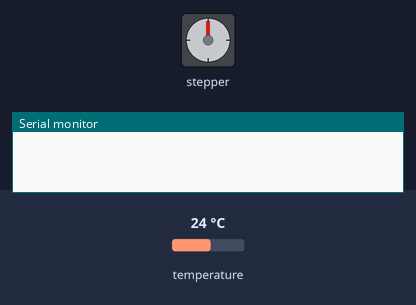
Simulated run of this sketch. Board: Arduino Uno, built with avr-gcc and run on an emulated ATmega328P. Parts: stepper motor, the last lines printed to the serial monitor. The test bench sets the inputs (shaded band); at power-on: temperature 24 °C. Stepper angles assume 2048 steps per turn.

Above: at 0.05 s.
At 1.0 s:
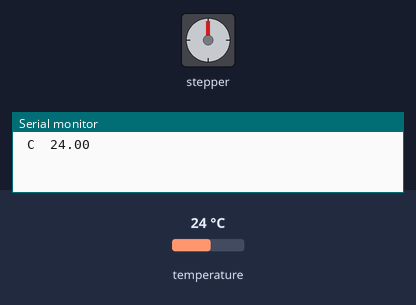
At 1.2 s:
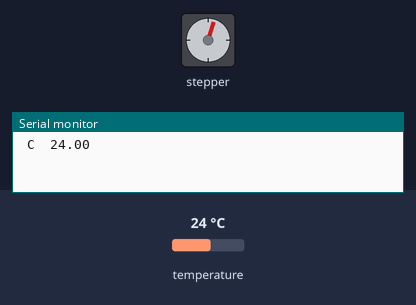
Timing chart, 0 to 3.0 s (numbered marks = the images above):
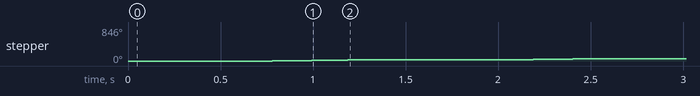

The sketch:

Automatic_Aquarium.ino
```cpp
#include <OneWire.h>
#include <DallasTemperature.h>
#include <Stepper.h>

//used pins 5 8 9 10 11 1 2 3

// Temperature sensor
#define ONE_WIRE_BUS 5
OneWire oneWire(ONE_WIRE_BUS);
DallasTemperature sensors(&oneWire);
float Celcius = 0;

// Stepper motor \ Fish feeder
#define stepsPerRevolution 2048
Stepper myStepper(stepsPerRevolution, 8,9,10,11);

// Air pump
#define AirRelay 1
bool airPumpIsOn;

// Water In pump
#define WaterInRelay 2
bool waterPumpInIsOn;

// Water Out pump
#define WaterOutRelay 3
bool waterPumpOutIsOn;

// waterWarmer
#define WaterWarmerRelay 4
bool WaterWarmerIsOn;

void setup()
{

  Serial.begin(9600);
  sensors.begin();

  // Stepper motor
  myStepper.setSpeed(10);
  digitalWrite(8,LOW);
  digitalWrite(9,LOW);
  digitalWrite(10,LOW);
  digitalWrite(11,LOW);

  // Air pump
  digitalWrite(AirRelay,LOW);
  airPumpIsOn = false ;

  // Water In pump
  digitalWrite(WaterInRelay,LOW);
  waterPumpInIsOn  = false;

  // Water Out pump
  digitalWrite(WaterOutRelay,LOW);
  waterPumpOutIsOn = false;

  // waterWarmer
  digitalWrite(WaterWarmerRelay,LOW);
  WaterWarmerIsOn = false;


}

void loop()
{

  getTemperature();
  feedFish();
  oxygenPump();
  waterPumpIn();
  waterPumpOut();
  waterwarmer();

}

void feedFish()  // To feed fish
{ //will feed the fish
   myStepper.step(146);
   digitalWrite(8,LOW);   //helps to keep stepper from heating up and to save energy
   digitalWrite(9,LOW);
   digitalWrite(10,LOW);
   digitalWrite(11,LOW);
}

void getTemperature()  // To get tempereature of the aquarium
{
  sensors.requestTemperatures();
  Celcius=sensors.getTempCByIndex(0);
  Serial.print(" C  ");
  Serial.print(Celcius);
  return Celcius;
}

void oxygenPump() // To Start/Stop air pump
{
  if (!airPumpIsOn)
    {
      digitalWrite(AirRelay,HIGH);
      airPumpIsOn = true;
    }
  else
    {
      digitalWrite(AirRelay,LOW);
      airPumpIsOn = false;
    }
}

void waterPumpIn() // To To Start/Stop Water in pump
{
  if (!waterPumpInIsOn)
    {
       digitalWrite(WaterInRelay,HIGH);
       waterPumpInIsOn = true;
    }
  else
    {
     digitalWrite(WaterInRelay,LOW);
     waterPumpInIsOn = false;
    }
}

void waterPumpOut() // To To Start/Stop Water out pump
{
  if (!waterPumpOutIsOn)
    {
      digitalWrite(WaterOutRelay,HIGH);
      waterPumpOutIsOn = true;
    }
  else
    {
     digitalWrite(WaterOutRelay,LOW);
     waterPumpOutIsOn = false;
    }
}


void waterwarmer() // To To Start/Stop Water out pump
{
  if (!WaterWarmerIsOn)
    {
      digitalWrite(WaterWarmerRelay,HIGH);
      WaterWarmerIsOn = true;
    }
  else
    {
     digitalWrite(WaterWarmerRelay,LOW);
     WaterWarmerIsOn = false;
    }
}
```

Measured:
- by itself, stepper: turns 25° clockwise in 0.41 s, repeating every 1.2 s
